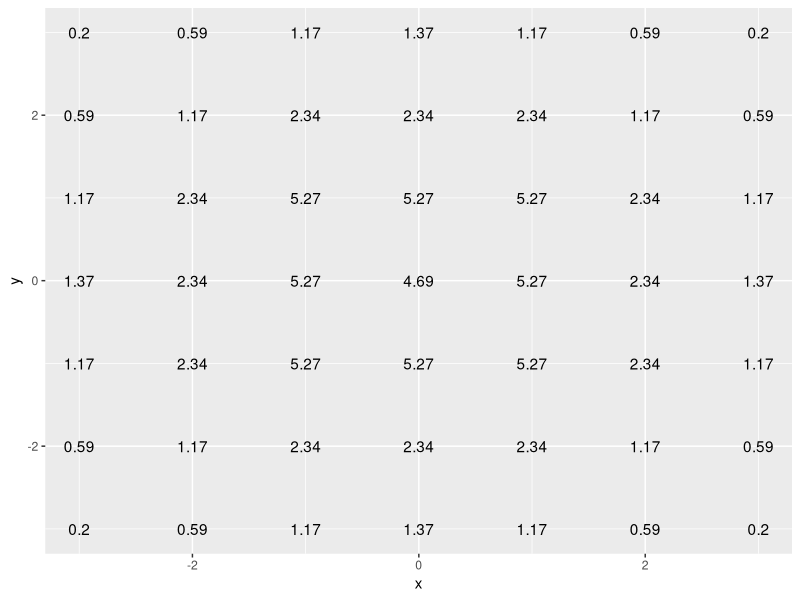
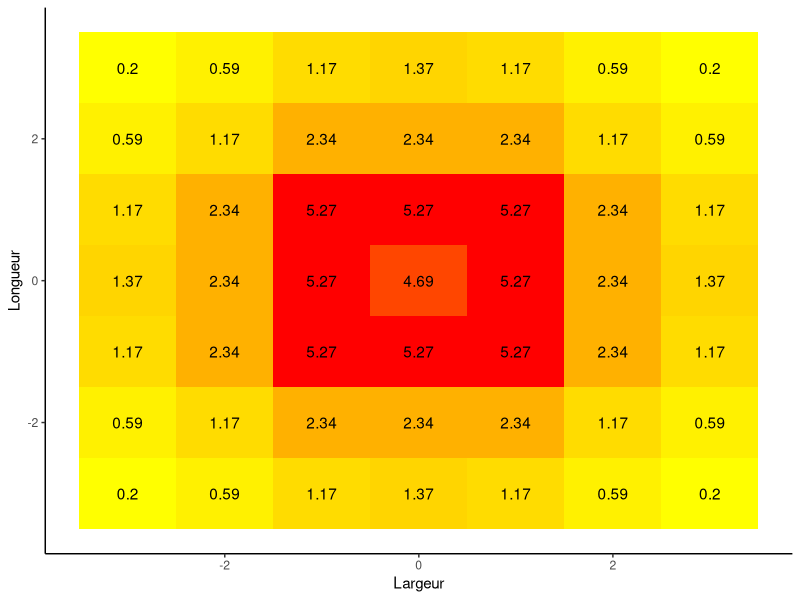
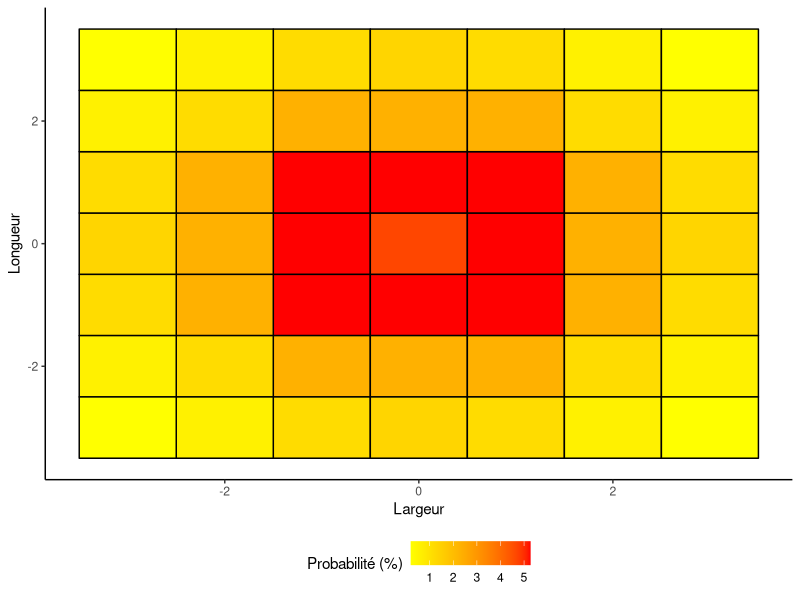

Generate these figures, in order, with R:
## ---- chunk 1
library(dplyr)
library(kableExtra)
library(ggplot2)
library(tidyverse)
## ---- chunk 2
# On Crée toutes les combinaisons
Data.2D6=expand.grid(
  D1=seq(1,6),
  D2=seq(1,6)
) %>% 
  mutate(Total=D1+D2) %>% # Calcul de la somme des deux dés
  group_by(Total) %>% # On regroupe par valeur de somme
  summarize(Nb.Cas=n()) %>% # on compte le nombre de cas où cela arrive
  mutate(Proba=Nb.Cas/36*100) # On calcule la probabilité (en %)

Data.2D6 %>% kable(col.names = c("Somme des dés","Nombre de Cas","Probabilité"),digits=2)

## ---- chunk 3
Data.Armure = Data.2D6 %>% 
  arrange(-Total) %>% 
  mutate(Nb.Cas=cumsum(Nb.Cas))%>% 
  mutate(Proba=Nb.Cas/36*100) %>% 
  arrange(Total) %>% 
  mutate(Armure=paste0(Total,"+"))

Data.Armure %>% 
  select(Armure,Nb.Cas,Proba) %>% 
  kable(col.names = c("Armure à passer","Nombre de Cas favorable","Probabilité"),digits=2)
## ---- chunk 4
Data.Armure %>% 
  mutate(Delta.Abs=lag(Proba,1)-Proba,
         Delta.Relatif=(lag(Proba,1)-Proba)/Proba*100) %>% 
  select(-Nb.Cas) %>% 
  arrange(Total)%>% 
  select(Armure,Proba,Delta.Abs,Delta.Relatif) %>% 
  kable(col.names = c("Armure à passer","Probabilité","Ecart Absolu","Ecart Relatif"),digits=2)
## ---- chunk 5
Data.Blessure = Data.2D6 %>% 
  mutate(Blessure=case_when(Total<=7~"Sonné",
                            Total<=9~"KO",
                            T~"Eliminé")) %>% 
  mutate(Blessure=factor(Blessure,levels=c("Sonné","KO","Eliminé"))) %>% 
  group_by(Blessure) %>% 
  summarize(Nb.Cas=sum(Nb.Cas)) %>% 
  mutate(Proba=Nb.Cas/36*100)
 
Data.Blessure %>% select(-Nb.Cas) %>% 
  kable(col.names=c("Blessure","Probabilité (%)"))
## ---- chunk 6
Data.Arm.Blessure = expand.grid(Armure=paste0(seq(2,12),"+"),
                                Blessure=c("Sonné","KO","Eliminé"))%>% 
  mutate(Blessure=factor(Blessure,levels=c("Sonné","KO","Eliminé"))) %>% 
  left_join(.,{
    Data.Armure %>% select(Armure,Total,Proba) %>% 
      rename(Proba.Armure=Proba)
  },by="Armure") %>% 
  left_join(.,{
    Data.Blessure %>% 
      select(Blessure,Proba) %>% 
      rename(Proba.Blessure=Proba)
  },by="Blessure") %>% 
  mutate(Prob.Total=Proba.Armure*Proba.Blessure/100) %>% 
 dplyr:: select(Armure,Total,Blessure,Prob.Total) %>% 
  spread(Blessure,Prob.Total) %>% arrange(Total)
Data.Arm.Blessure %>% 
  select(-Total) %>% 
  kable(digits=2)
## ---- chunk 7
# On crée le tableau de blessure avec le bonus
# Cela revient à baisser de 1 la valeur nécessaire (7-8 KO, 9+ Eliminination)
Data.Blessure.Chat = Data.2D6 %>% 
  mutate(Blessure=case_when(Total<=6~"Sonné",
                            Total<=8~"KO",
                            T~"Eliminé"))%>% 
  mutate(Blessure=factor(Blessure,levels=c("Sonné","KO","Eliminé"))) %>% 
  group_by(Blessure) %>% 
  summarize(Nb.Cas=sum(Nb.Cas)) %>% 
  mutate(Proba=Nb.Cas/36*100)

# On teste des armures de 3+ à 12+
Armure.Test = c(3:12)
# On initialise le cas particulier 2+, où le bonus n'es utilisé que sur la blessure
Data.Chat= Data.Blessure.Chat %>% 
  select(-Nb.Cas) %>% 
  rename(Prob.Tot=Proba) %>% 
  mutate(Armure="2+",Total=2)
# On réalise une boucle pour chaque baleur
for(Ar in Armure.Test){
  # On crée un tableau avec l'armure et les valeurs de blessure
  temp = expand.grid(Total=Ar,
                     Blessure=c("Sonné","KO","Eliminé")) %>% 
    # On ajoute le cas ou le bonus est utilisé sur la blessure
    left_join(.,{Data.Armure %>% 
        select(-Nb.Cas) %>% 
        rename(Proba.Ar=Proba)},by="Total") %>% 
    left_join(.,{Data.Blessure.Chat %>% 
        select(-Nb.Cas) %>% 
        rename(Proba.Ble=Proba)},by="Blessure") %>% 
    # On ajoute en plus le cas ou le bonus est utilisé sur l'armuyre
    bind_rows(.,{
      expand.grid(Total=Ar-1,
                     Blessure=c("Sonné","KO","Eliminé")) %>% 
    left_join(.,{Data.2D6 %>% # Dans ce cas, seul la valeur à Armure -1 nous intéresse, les autres sont déjà pris en compte
        select(-Nb.Cas) %>% 
        rename(Proba.Ar=Proba)},by="Total") %>% 
    left_join(.,{Data.Blessure %>% 
        select(-Nb.Cas) %>% 
        rename(Proba.Ble=Proba)},by="Blessure")
    }) %>% 
    # On calcule la probabilité de chaque cas
    mutate(Prob.Tot=Proba.Ar*Proba.Ble/100) %>% 
    group_by(Blessure) %>% 
    summarise(Prob.Tot=sum(Prob.Tot)) %>% 
    # On regroupe les blessures similaires
    mutate(Armure=paste0(Ar,"+"),Total=Ar)
  # On concaténe les résultats avec les précédents obtenus
  Data.Chat = Data.Chat %>% bind_rows(.,temp)
}
# Mise en forme des résultats
Data.Chat%>% 
  spread(Blessure,Prob.Tot)%>% arrange(Total) %>% 
  select(-Total) %>% 
  kable(digits=2)
## ---- chunk 8
# On crée toutes les combinaisons sur les 3 dés 8 faces (D1, D2 et D3)
# on a donc 8^3 cas, ce qui donne 512 cas de lancer de dés différents, mais certains donnent le même résultat. On va calculer la probabilité de chacun
Data.Dev <- expand.grid(
  D1=seq(1,8),
  D2=seq(1,8),
  D3=seq(1,8)
) %>% 
  # On initialise la position de 
  # x = position sur la largeur du terrain
  # y = position sur la longueur du terrain
  mutate(x=0,y=0) %>% 
  # On résout le premier D,
  mutate(x=case_when(D1 %in% c(1,2,4)~x-1,
                     D1 %in% c(5,7,8)~x+1,
                     T~x),
         y=case_when(D1 %in% c(2,3,5) ~y+1,
                     D1 %in% c(4,6,7) ~y-1,
                     T ~y)) %>% 
  # On résout le 2e cas
  mutate(x=case_when(D2 %in% c(1,2,4)~x-1,
                     D2 %in% c(5,7,8)~x+1,
                     T~x),
         y=case_when(D2 %in% c(2,3,5) ~y+1,
                     D2 %in% c(4,6,7) ~y-1,
                     T ~y)) %>% 
  # on résout le 3e cas
  mutate(x=case_when(D3 %in% c(1,2,4)~x-1,
                     D3 %in% c(5,7,8)~x+1,
                     T~x),
         y=case_when(D3 %in% c(2,3,5) ~y+1,
                     D3 %in% c(4,6,7) ~y-1,
                     T ~y)) %>% 
  # On regroupe pour les situations donnant la même case finale. 
  group_by(x,y) %>% 
  summarize(Nb=n()) %>% 
  mutate(Proba=Nb/512*100)

## ---- chunk 9
Data.Dev %>%
  select(-Nb) %>% head() %>% 
  kable(caption="Aperçu des probabilités lors d'un rebond de ballon")
## ---- chunk 10
Data.Dev %>% 
  mutate(Proba.display=round(Proba,2)) %>% 
  ggplot(aes(x=x,y=y))+
  geom_text(aes(label=Proba.display))
## ---- chunk 11
Data.Graph = Data.Dev %>% 
  mutate(y.pos=y-0.5) %>% 
  bind_rows(.,{Data.Dev %>% 
  mutate(y.pos=y+0.5) })%>% 
  mutate(Proba.display=(round(Proba,2)),
         Position=paste0("(",x,",",y,")"),
         x.min=x-0.5,x.max=x+0.5,) %>% 
  arrange(Position)
Data.Graph %>% 
  ggplot(aes(x=x,y=y.pos,group=Position,fill=Proba))+
  geom_ribbon(aes(xmin=x.min,xmax=x.max))+
  theme_classic()+
  geom_text(data={Data.Dev %>% mutate(Proba.display=(round(Proba,2)),
                                      Position=paste0("(",x,",",y,")"))},aes(label=Proba.display,y=y))+
  labs(x="Largeur",y="Longueur")+
  scale_fill_gradient(low = "yellow", high = "red", na.value = NA)+
  theme(legend.position = "none")
## ---- chunk 12
Data.Dev %>% 
  mutate(Proba.display=round(Proba,2)) %>% 
  group_by(Proba.display) %>% 
  summarize(Prob.Group=sum(Proba)) %>% 
  full_join(.,Data.Graph,by="Proba.display") %>% 
  ggplot(aes(x=x,y=y.pos,group=Position,fill=Proba.display),color="black")+
  geom_ribbon(aes(xmin=x.min,xmax=x.max),color="black",outline.type = "full")+
  theme_classic()+
  labs(x="Largeur",y="Longueur")+
  scale_fill_gradient(low = "yellow", high = "red", na.value = NA,name="Probabilité (%)")+
  theme(legend.position = "bottom")
  
